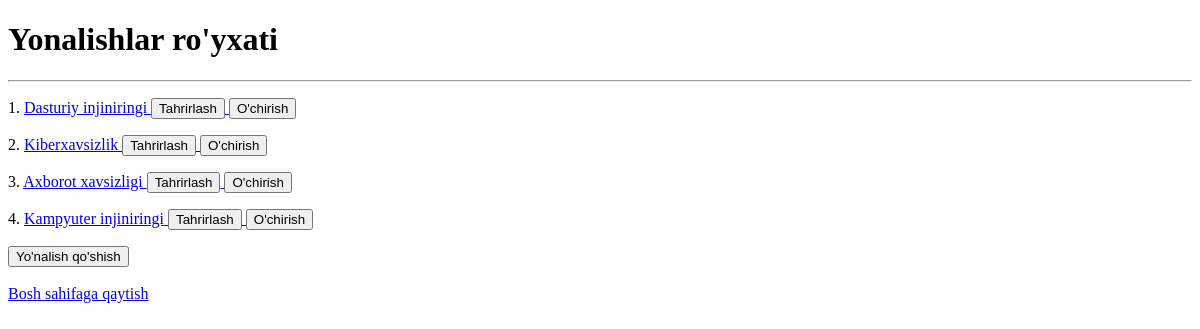
The app's page /yonalishlar/, older data.
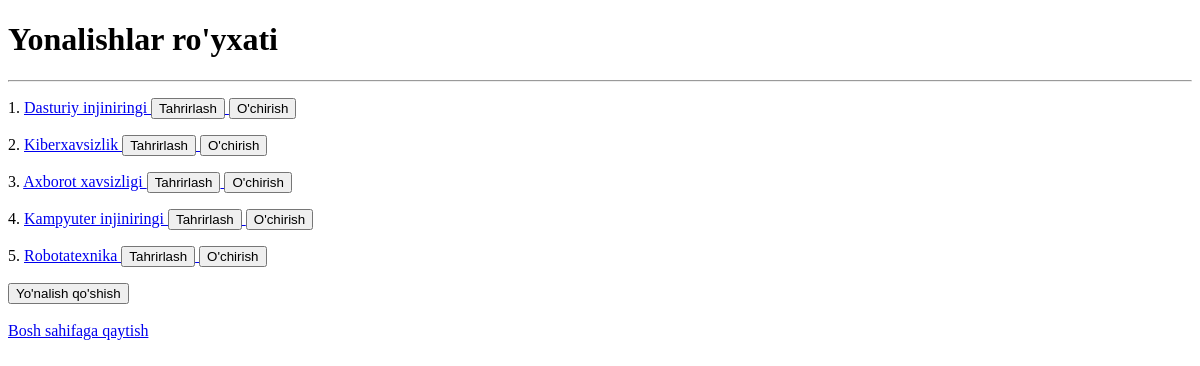
The same page, newer data.
### mainApp/models.py (models this page shows, shortened)
class Yonalish(models.Model):
    nom = models.CharField(max_length=255)
    aktiv = models.BooleanField(default=True)
    class Meta:
        verbose_name_plural = "Yo'nalishlar"

### mainApp/views.py (the view)
# urls.py: path('yonalishlar/', yonalishlar_view, name="yonalishlar"),
def yonalishlar_view(request):
    yonalishlar = Yonalish.objects.all()
    context = {
        "yonalishlar": yonalishlar,
    }
    return render(request, 'yonalishlar.html', context=context)

### templates/yonalishlar.html (shortened to what this page needs)
<!DOCTYPE html>
<html lang="en">
<head>
</head>
<body>
<h1>Yonalishlar ro'yxati</h1>
<hr>
{% for yonalish in yonalishlar %}
<p>{{ forloop.counter }}.
    <a href="/yonalishlar/{{ yonalish.id }}/details/">
        {{ yonalish.nom }}
    </a>
    <a href="/yonalishlar/{{ yonalish.id }}/update/">
        <button>Tahrirlash</button>
    </a>
    <a href="/yonalishlar/{{ yonalish.id }}/delete/tasdiqlash/">
        <button>O'chirish</button>
    </a>
</p>
{% endfor %}
<a href="/yonalishlar/yonalish_qoshish">
    <button>Yo'nalish qo'shish</button>
</a>
<br><br>
<a href="/">Bosh sahifaga qaytish</a>
</body>
</html>

Row changes from the older to the newer data that the page shows:
added Yonalish: nom "Robotatexnika"
